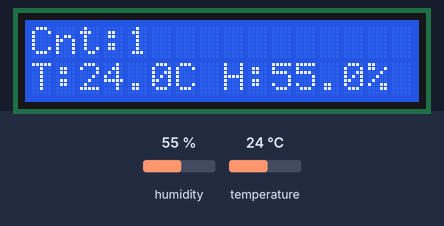
A sketch run on a simulated Arduino Uno, built with avr-gcc and run on an emulated ATmega328P. Shown: 16×2 character LCD. The inputs (shaded band) are chosen by the test bench; at power-on: temperature 24 °C, humidity 55 %.

Above: at 1.4 s.
1.5 s: temperature set to 7 °C
At 3.8 s:
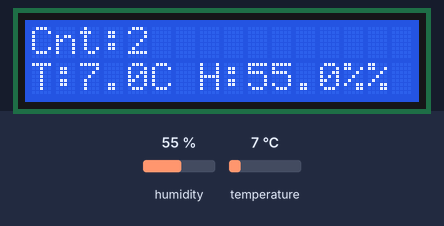
7.5 s: humidity set to 22 %
At 9.5 s:
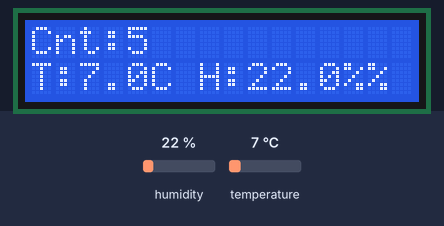
12.0 s: humidity set to 40 %
At 13.3 s:
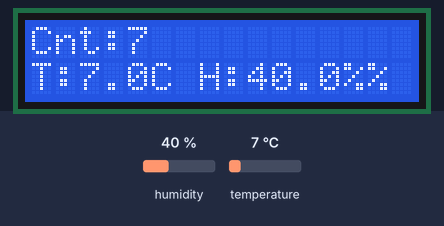
16.1 s: temperature set to 12 °C
At 17.1 s:
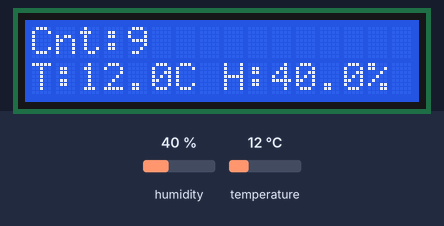
Timing chart, 0 to 19.1 s (numbered marks = the images above; inputs shaded):
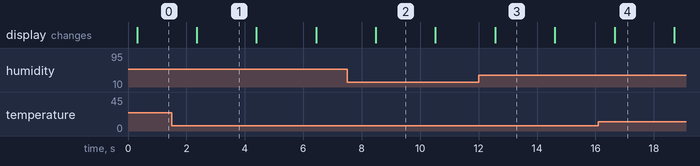

The sketch:

Dth11SensorCanTransmitter.ino
```cpp
#include <SPI.h>
#include <mcp_can.h>
#include <Wire.h>
#include <LiquidCrystal_I2C.h>
#include <DHT.h>

#define CAN_CS 10
MCP_CAN CAN0(CAN_CS);

#define DHTPIN 3
#define DHTTYPE DHT11
DHT dht(DHTPIN, DHTTYPE);

LiquidCrystal_I2C lcd(0x27,16,2);
unsigned int counter = 0;

void setup() {
  Serial.begin(115200);
  lcd.init(); lcd.backlight();

  if (CAN0.begin(MCP_ANY, 500000, MCP_8MHZ) != CAN_OK) while(1);
  CAN0.setMode(MCP_NORMAL);
  dht.begin();
  delay(200);
}

void loop() {
  counter++;

  float temperature = dht.readTemperature();
  float humidity = dht.readHumidity();

  if(!isnan(temperature) && !isnan(humidity)){
    // Display on LCD
    lcd.setCursor(0,0);
    lcd.print("Cnt:");
    lcd.print(counter);

    lcd.setCursor(0,1);
    lcd.print("T:");
    lcd.print(temperature,1);
    lcd.print("C H:");
    lcd.print(humidity,1);
    lcd.print("%");

    // Send CAN frame (2 bytes per value)
    uint16_t tempInt = temperature*10;
    uint16_t humInt = humidity*10;

    uint8_t buf[8];
    buf[0] = counter & 0xFF;
    buf[1] = (tempInt >> 8) & 0xFF;
    buf[2] = tempInt & 0xFF;
    buf[3] = (humInt >> 8) & 0xFF;
    buf[4] = humInt & 0xFF;

    CAN0.sendMsgBuf(0x100, 0, 5, buf);
  }

  delay(2000); // DHT11 max read rate
}
```

Measured:
- after the input at 1.5 s, the display: changes after 0.85 s (image 1)
- after the input at 16.1 s, the display: changes after 0.55 s (image 4)
- what the display in image 1 shows lasts 2.0 s, from 2.4 s to 4.4 s
